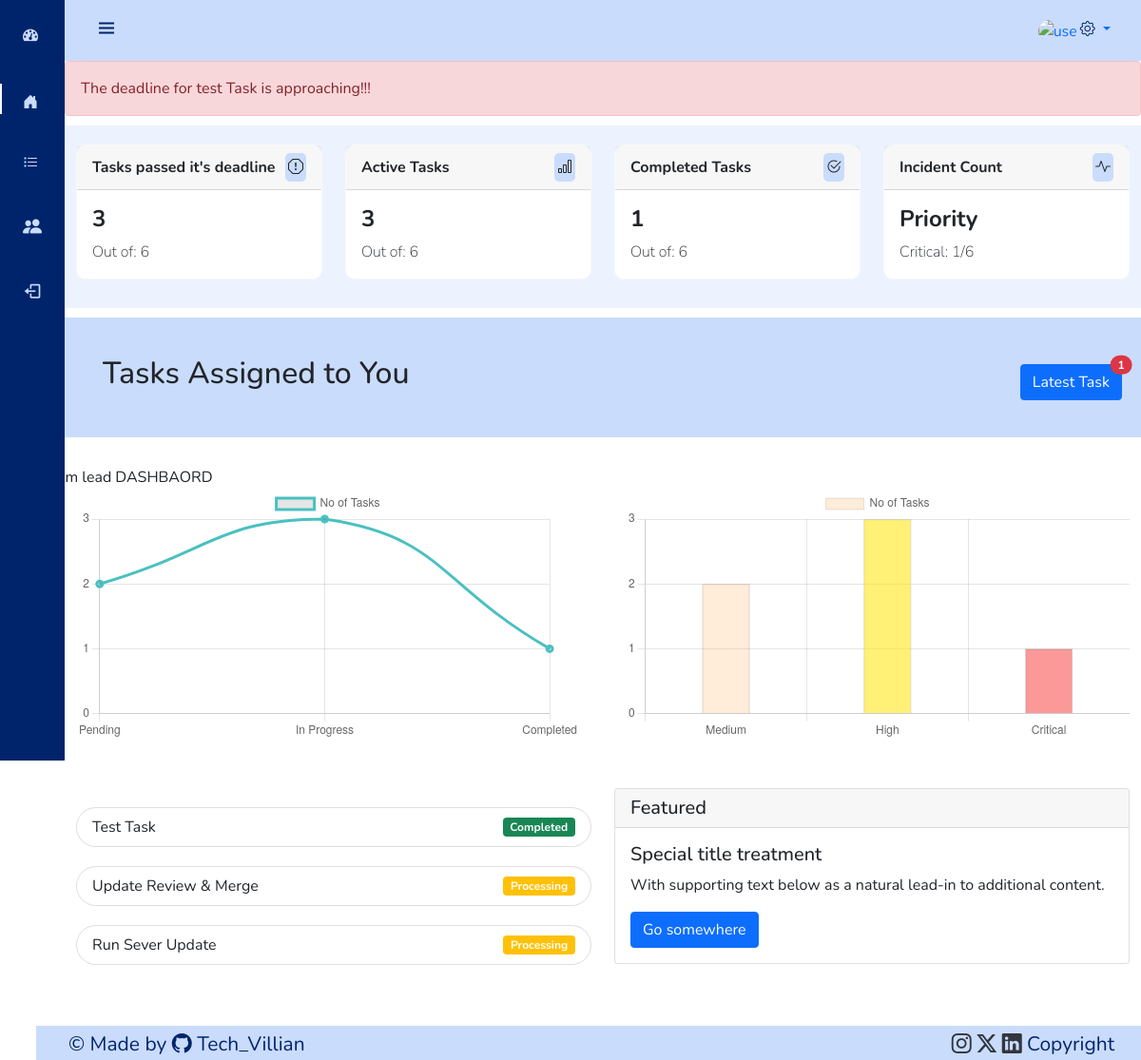
The page / (signed in) on the database as committed earlier.
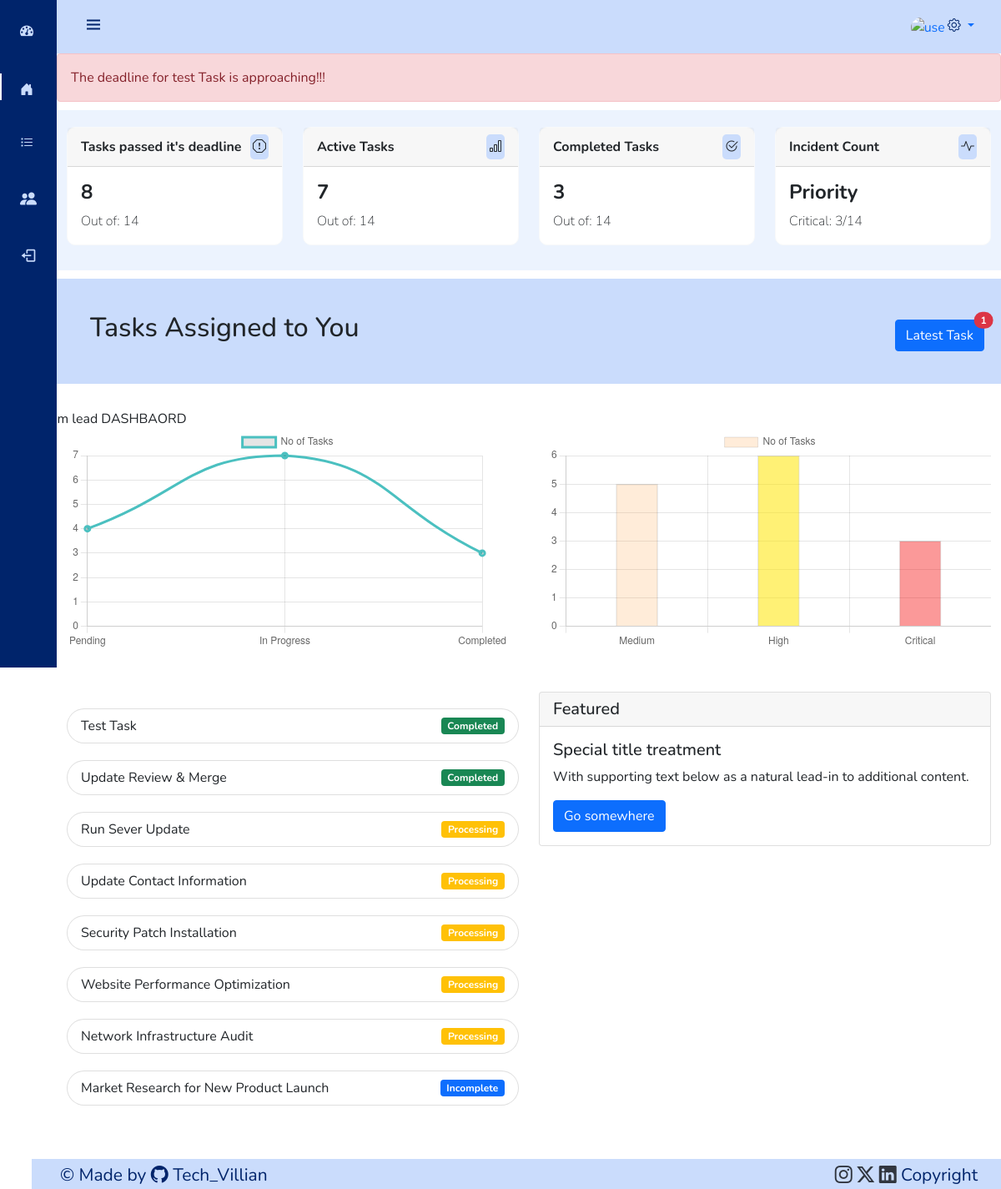
The same page on the database as committed later.
### project/models.py (models this page shows, shortened)
class Task(models.Model):
    created_by = models.ForeignKey(auth.get_user_model(), on_delete=models.CASCADE)
    title = models.CharField(max_length=255)
    description = models.TextField()
    deadline = models.DateField()
    status = models.CharField(max_length=20, choices=[
        ('pending', 'Pending'),
        ('in_progress', 'In Progress'),
        ('completed', 'Completed')
    ])
    incident_types = models.CharField(max_length=20, choices=[
        ('critical', 'Critical'),
        ('high', 'High'),
        ('medium', 'Medium')
    ], blank=True, null=True)
    assigned_to = models.ForeignKey(User, on_delete=models.CASCADE, related_name='tasks')
    assigned_team = models.ForeignKey(Team, on_delete=models.SET_NULL, null=True, blank=True, related_name='assigned_tasks')

### project/views.py (the view)
# urls.py: 2. Add a URL to urlpatterns:  path('', views.home, name='home')
@login_required(login_url='/login')
def home(request):
    if request.user.is_authenticated:
        if has_admin_or_team_lead_permission(request.user):
            assigned_tasks = Task.objects.filter(assigned_to=request.user).values()
            latest_assigned_task = Task.objects.filter(assigned_to=request.user).order_by('-id').first()
            deadline_list = Task.objects.filter(assigned_to=request.user).values_list('deadline', flat=True)
            closest_deadline = None
            current_date = timezone.now().date()
            for deadline in deadline_list:
                if closest_deadline is None or (deadline > current_date and deadline < closest_deadline):
                    closest_deadline = deadline
            task_with_closest_deadline = Task.objects.filter(assigned_to=request.user, deadline=closest_deadline).first()
            tasks_passed_deadline = assigned_tasks.filter(deadline__lt=current_date).count()
            out_of = Task.objects.all().count()
            active_tasks = Task.objects.filter(status='in_progress').count()
            completed_tasks = Task.objects.filter(status='completed').count()
            medium = Task.objects.filter(incident_types='medium').count()
            high = Task.objects.filter(incident_types='high').count()
            critical = Task.objects.filter(incident_types='critical').count()
            incident_type = {
                'medium': medium,
                'high': high,
                'critical': critical
            }
            user_roles = {
                'is_admin': is_admin(request.user),
                'is_team_lead': is_team_lead(request.user),
                'is_team_member': is_team_member(request.user),
            }
            pending_count = Task.objects.filter(status='pending').count()
            in_progress_count = Task.objects.filter(status='in_progress').count()
            completed_count = Task.objects.filter(status='completed').count()
            labels = ['Pending', 'In Progress', 'Completed']
            data = [pending_count, in_progress_count, completed_count]
            labels1 = ['Medium', 'High', 'Critical']
            data1 = [medium, high, critical]
        elif is_team_member(request.user):
            return redirect(reverse("TM_dashboard"))
    return render(request, 'base.html', {'assigned_tasks': assigned_tasks, 'latest_assigned_task': latest_assigned_task, 'deadline_alert': task_with_closest_deadline, 'user_roles': user_roles, 'tasks_passed_deadline': tasks_passed_deadline, 'active_tasks': active_tasks, 'completed_tasks': completed_tasks, 'out_of': out_of, 'incident_type': incident_type, 'labels': labels, 'data': data, 'labels1': labels1, 'data1': data1})

### project/views.py (called while the page is built)
def is_admin(user):
    return user.groups.filter(name='Admin').exists()

def is_team_lead(user):
    return user.groups.filter(name='Team_lead').exists()

def is_team_member(user):
    return user.groups.filter(name='Team_member').exists()

def has_admin_or_team_lead_permission(user):
    return user.is_authenticated and (is_admin(user) or is_team_lead(user))

### user/templates/base.html (shortened to what the changed rows need)
{% load tz %}
<!DOCTYPE html>
<html lang="en">
<head>
    <link href="https://cdn.jsdelivr.net/npm/bootstrap@5.0.2/dist/css/bootstrap.min.css" rel="stylesheet">
    <link rel="stylesheet" href="https://stackpath.bootstrapcdn.com/bootstrap/4.5.2/css/bootstrap.min.css">
    <link rel="stylesheet" href="https://cdn.jsdelivr.net/npm/bootstrap-icons@1.11.1/font/bootstrap-icons.css">
    <link href="https://maxcdn.bootstrapcdn.com/bootstrap/4.5.2/css/bootstrap.min.css" rel="stylesheet">
    <link rel="stylesheet" href="https://cdn.jsdelivr.net/npm/bootstrap-icons@1.11.3/font/bootstrap-icons.min.css">
    <link rel="stylesheet" href="https://cdnjs.cloudflare.com/ajax/libs/font-awesome/4.7.0/css/font-awesome.min.css" />
    <link rel="stylesheet" href="https://cdnjs.cloudflare.com/ajax/libs/twitter-bootstrap/4.0.0-alpha.6/css/bootstrap.min.css">
    <link rel="stylesheet" href="https://cdn.jsdelivr.net/npm/bootstrap@5.0.0-beta1/dist/css/bootstrap.min.css">
    <link rel="stylesheet" href="https://cdn.jsdelivr.net/npm/boxicons@latest/css/boxicons.min.css">
</head>
<body id="body-pd">
  <main class="height-100">
    {% block content %}
    {% if deadline_alert %}
      <div class="alert alert-danger" role="alert" style="margin-top: 60px; margin-bottom: -50px;">
        The deadline for {{ deadline_alert.title }} is approaching!!!
      </div>
    {% endif %}
    <div class="container-fluid">
      <div class="row" style="margin-top: 60px; margin-bottom: 30px; background-color:#cadcfc5a; padding-top: 20px;">
        <div class="col-md-3" style="margin-bottom: 30px;">
          <div class="card border-light" style=" border-radius: 10px;">
            <div class="card-body">
              <h5 class="card-title" style="font-size: 1.5rem; font-weight: bolder;">{{ tasks_passed_deadline }}</h5>
                <p class="card-text" style=" font-weight: lighter;">Out of: {{ out_of }}</p>
            </div>
          </div>
        </div>
        <div class="col-md-3" style="margin-bottom: 30px;">
          <div class="card border-light" style=" border-radius: 10px;">
            <div class="card-body">
              <h5 class="card-title" style="font-size: 1.5rem; font-weight: bolder;">{{ active_tasks }}</h5>
              <p class="card-text" style=" font-weight: lighter;">Out of: {{ out_of }}</p>
            </div>
          </div>
        </div>
        <div class="col-md-3" style="margin-bottom: 30px;">
          <div class="card border-light" style=" border-radius: 10px;">
            <div class="card-body">
              <h5 class="card-title" style="font-size: 1.5rem; font-weight: bolder;">{{ completed_tasks}}</h5>
              <p class="card-text" style=" font-weight: lighter;">Out of: {{ out_of }}</p>
            </div>
          </div>
        </div>
        <div class="col-md-3" style="margin-bottom: 30px;">
          <div class="card border-light" style=" border-radius: 10px;">
            <div class="card-body">
              <h5 class="card-title" style="font-size: 1.5rem; font-weight: bolder;">Priority</h5>
              <p class="card-text callout-danger" style=" font-weight: lighter;">Critical: {{ incident_type.critical }}/{{ out_of }}</p>
            </div>
          </div>
        </div>
      </div>
    </div>
    <div class="flex-wrap" style="display: flex; flex-wrap: wrap; align-items: center; background-color: #CADCFC; padding: 20px; margin-bottom: 0px; margin-top:-20px;">
    {% if assigned_tasks %}
    <h2 style="background-color: #CADCFC; padding: 20px; text-align: left;">Tasks Assigned to You</h2>
    {% else %}
    <h2 style="background-color: #CADCFC; padding: 20px; text-align: left;">No tasks Assigned to You</h2>
    {% endif %}
    {% if latest_assigned_task %}
    <button type="button" class="btn btn-primary position-relative" id="liveToastBtn" style="margin-top: 10px; margin-left: auto;"></button>
    <div class="position-fixed bottom-0 end-0 p-3" style="z-index: 11">
    </div>
    {% endif %}
    </div>
    <div class="#" style="margin-top: 30px;">
      {% if user_roles.is_admin %}
      <marquee behavior="vertical" direction="left" style="margin-left: -25px; margin-right: -25px;">ADMIN DASHBAORD</marquee>
      {% elif user_roles.is_team_lead %}
      <marquee behavior="vertical" direction="left" style="margin-left: -25px; margin-right: -25px;">Team lead DASHBAORD</marquee>
      {% elif user_roles.is_team_member %}
      <marquee behavior="vertical" direction="left" style="margin-left: -25px; margin-right: -25px;">Team member DASHBAORD</marquee>
      {% endif %}
      <div class="container" style="margin-bottom: 50px;">
        <div class="row gx-5">
          <div style="max-height: 400px; width: 600px;" class="col">
            <canvas id="statusChart"></canvas>
          </div>
          <div style="max-height: 300px; width: 600px;" class="col">
            <canvas id="incidentChart"></canvas>
          </div>
        </div>
      </div>
      {% if assigned_tasks %}
      <div class="container">
        <div class="row">
          <ul class="col-md-6">
          {% for task in assigned_tasks %}
            <li class="list-group" style="margin-top: 20px;">
              <div>
                <a href="{% url 'task_detail' task.id %}" class="list-group-item d-flex justify-content-between align-items-center" style="width:100%; border-radius: 30px;">{{ task.title|capfirst }} {% if task.status == 'pending' %} <span class="badge bg-primary">Incomplete</span> {% elif task.status == 'in_progress' %} <span class="badge bg-warning">Processing</span> {% elif task.status == 'completed' %} <span class="badge bg-success">Completed</span> {% endif %}</a>
              </div>
            </li>
          {% endfor %}
          </ul>
        {% else %}
        <p>No tasks assigned to you.</p>
        {% endif %}
      </div>
    </div>
    <script>
      const ctx = document.getElementById('statusChart');
      new Chart(ctx, {
        type: 'line',
        data: {
          labels: {{ labels|safe }},
          datasets: [{
            label: 'No of Tasks',
            data: {{ data|safe }},
            fill: false,
            borderColor: 'rgb(75, 192, 192)',
            borderWidth: 3,
            tension: 0.5
          }]
        },
        options: {
          scales: {
            y: {
              beginAtZero: true,
              ticks: {
                stepSize: 1,
              }
            }
          }
        }
      });
      const incidentctx = document.getElementById('incidentChart');
      new Chart(incidentctx, {
        type: 'bar',
        data: {
          labels: {{ labels1|safe }},
          datasets: [{
            label: 'No of Tasks',
            data: {{ data1|safe }},
            backgroundColor: ['rgba(255, 159, 64, 0.2)','rgba(255, 229, 0, 0.54)','rgba(245, 0, 0, 0.4)',],
            borderWidth: 1,
            barThickness: 50
          }]
        },
        options: {
          scales: {
            y: {
              beginAtZero: true,
              ticks: {
                stepSize: 1,
              }
            }
          }
        }
      });
    </script>
    {% endblock %}
    </div>
  </main>
</body>
</html>

Rows that differ between the two databases and show on the page:
changed Task "Update Review & Merge": status "Processing" → "Completed"
added Task: title "Update Contact Information", status "Processing"
added Task: title "Security Patch Installation", status "Processing"
added Task: title "Website Performance Optimization", status "Processing"
added Task: title "Network Infrastructure Audit", status "Processing"
added Task: title "Market Research for New Product Launch", status "Incomplete"
Other text that changed with them:
{{ tasks_passed_deadline }}: "3" → "8"
{{ out_of }}: "6" → "14"
{{ active_tasks }}: "3" → "7"
{{ completed_tasks }}: "1" → "3"
{{ incident_type.critical }}: "1" → "3"
chart data {{ data|safe }}: [2, 3, 1] → [4, 7, 3]
chart data {{ data1|safe }}: [2, 3, 1] → [5, 6, 3]
